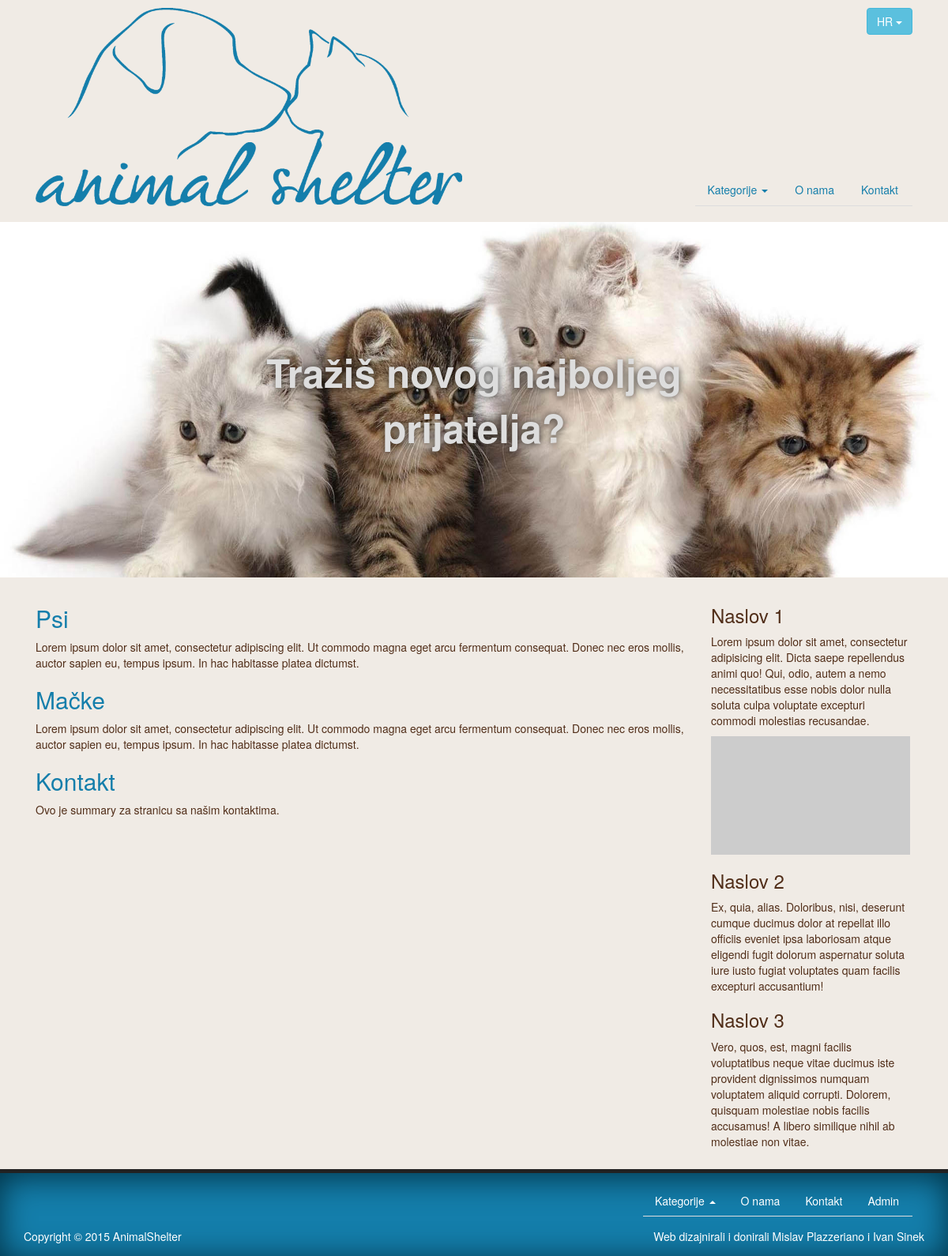
The page / on the database its author committed.
### tables this page shows
CREATE TABLE IF NOT EXISTS `articles` (
  `id` int(11) NOT NULL AUTO_INCREMENT,
  `title` varchar(255) NOT NULL,
  `body` longtext,
  `lang` varchar(2) NOT NULL,
  `url` varchar(255) NOT NULL,
  `in_menu` bit(1) NOT NULL,
  `menu_weight` int(11) DEFAULT NULL,
  `summary` text,
  `on_homepage` bit(1) NOT NULL,
  `translation_of` int(11) DEFAULT NULL,
  PRIMARY KEY (`id`)
);

CREATE TABLE IF NOT EXISTS `categories` (
  `id` int(11) NOT NULL AUTO_INCREMENT,
  `title` varchar(50) NOT NULL,
  `body` longtext,
  `lang` varchar(2) NOT NULL,
  `url` varchar(256) DEFAULT NULL,
  `summary` text,
  `on_homepage` bit(1) NOT NULL,
  `translation_of` int(11) DEFAULT NULL,
  PRIMARY KEY (`id`)
);

### site_control.php (called while the page is built, shortened)
<?php
	$URLRewriting = true;
	$conn = new mysqli('localhost', 'root', 'root', 'animal_shelter') or die("Connection failed!");
	$conn->set_charset('utf8');
	$static_words = [];
	$sql = "SELECT word_id, word FROM static_words WHERE lang like '".$_SESSION['lang']."';";
	$result = $conn->query($sql);
	while($word = $result->fetch_assoc()) {
		$static_words[$word['word_id']] = $word['word'];
	}
	$is_homepage = true;
?>

### templates/homepage.php (the view)
<?php
	$sql = "SELECT title, url, summary FROM categories WHERE url IS NOT NULL AND summary IS NOT NULL AND on_homepage = 1 AND lang like '".$_SESSION['lang']."';";
	$result = $conn->query($sql);
?>
<?php if ($result && $result->num_rows > 0): ?>
	<?php while($article = $result->fetch_assoc()) : ?>
		<article>
			<h2><a href="/<?php echo $article['url'] ?>"><?php echo $article['title'] ?></a></h2>
			<?php echo $article['summary'] ?>
		</article>
	<?php endwhile; ?>
<?php endif ?>
<?php
	$sql = "SELECT title, url, summary FROM articles WHERE url IS NOT NULL AND on_homepage = 1 AND lang like '".$_SESSION['lang']."';";
	$result = $conn->query($sql);
?>
<?php if ($result && $result->num_rows > 0): ?>
	<?php while($article = $result->fetch_assoc()) : ?>
		<article>
			<h2><a href="/<?php echo $article['url'] ?>"><?php echo $article['title'] ?></a></h2>
			<?php echo $article['summary'] ?>
		</article>
	<?php endwhile; ?>
<?php endif ?>

### header.php (shortened to what this page needs)
<?php
	$sql = "SELECT title, url FROM categories WHERE url IS NOT NULL AND lang like '".$_SESSION['lang']."';";
	$result = $conn->query($sql);
?>
<header>
	<div class="row">
		<div class="container clearfix">
			<div class="col-sm-6 col-xs-10"><a class="site-logo" href="/"><img src="/images/logo.png"></a></div>
			<div class="col-sm-6 col-xs-2">
				<nav class="collapse navbar-collapse">
					<ul class="nav nav-tabs">
						<?php if($result && $result->num_rows > 0) : ?>
							<li role="presentation" class="dropdown">
								<a class="dropdown-toggle" data-toggle="dropdown" href="#" role="button" aria-expanded="false">
									<?php print isset($static_words['categories']) ? $static_words['categories'] : '' ?> <span class="caret"></span>
								</a>
							</li>
						<?php endif; ?>
						<?php
							$sql = "SELECT title, url FROM articles WHERE url IS NOT NULL AND in_menu = 1 AND lang like '".$_SESSION['lang']."' ORDER BY menu_weight;";
							$result = $conn->query($sql);
						?>
						<?php if($result && $result->num_rows > 0) : ?>
							<?php while($link = $result->fetch_assoc()) : ?>
								<li role="presentation"><a href="/<?php print $URLRewriting ? $link['url'] : 'index.php?article='.$link['url'] ?>"><?php print $link['title'] ?></a></li>
							<?php endwhile; ?>
						<?php endif; ?>
					</ul>
				</nav>
				<div id="lang-select" class="btn-group">
					<button type="button" class="btn btn-info dropdown-toggle" data-toggle="dropdown" aria-expanded="false">
						<?php print strtoupper($_SESSION['lang']) ?> <span class="caret"></span>
					</button>
				</div>
			</div>
		</div>
	</div>
	<div class="row">
		<div class="col-md-12">&nbsp;</div>
	</div>
	<?php if($is_homepage) : ?>
		<div class="row slideshow">
			<ul>
				<li><img src="/images/header1.jpg" alt="Header slider 1"></li>
			</ul>
			<div class="container clearfix">
				<div class="col-md-12">
					<div class="slideshow-title"><?php print isset($static_words['homepage_slideshow_message']) ? $static_words['homepage_slideshow_message'] : '' ?></div>
				</div>
			</div>
		</div>
	<?php endif; ?>
</header>

### footer.php (shortened to what this page needs)
<?php
	$sql = "SELECT title, url FROM categories WHERE url IS NOT NULL AND lang like '".$_SESSION['lang']."';";
	$result = $conn->query($sql);
?>
<footer>
	<div class="container clearfix">
		<div class="row">
			<div class="col-xs-12">
				<nav class="collapse navbar-collapse">
					<ul class="nav nav-tabs">
						<?php if($result->num_rows > 0) : ?>
							<li role="presentation" class="dropup">
								<a class="dropdown-toggle" data-toggle="dropdown" href="#" role="button" aria-expanded="false">
									<?php print isset($static_words['categories']) ? $static_words['categories'] : '' ?> <span class="caret"></span>
								</a>
							</li>
						<?php endif; ?>
						<?php
							$sql = "SELECT title, url FROM articles WHERE url IS NOT NULL AND in_menu = 1 AND lang like '".$_SESSION['lang']."' ORDER BY menu_weight;";
							$result = $conn->query($sql);
						?>
						<?php if($result && $result->num_rows > 0) : ?>
							<?php while($link = $result->fetch_assoc()) : ?>
								<li><a href="/<?php print $URLRewriting ? $link['url'] : 'index.php?article='.$link['url'] ?>"><?php print $link['title'] ?></a></li>
							<?php endwhile; ?>
						<?php endif; ?>
						<li role="presentation"><a href="/<?php print $URLRewriting ? 'admin' : 'admin.php' ?>">Admin</a></li>
					</ul>
				</nav>
			</div>
		</div>
		<div class="row">
			<div class="col-md-6">
				<span>Copyright &copy; 2015 AnimalShelter</span>
			</div>
			<div class="col-md-6" style="text-align: right;">
				<span>
					<?php print isset($static_words['footer_donated_by']) ? $static_words['footer_donated_by'] : '' ?>
				</span>
			</div>
		</div>
	</div>
</footer>

### css/style.css (style rules this page uses)
body { color: #512E19; background: #F0EBE5; }
a { color: #147eab; }
header { padding-top: 10px; }
header .container { position: relative; display: flex; }
header .row:first-of-type { z-index: 10; }
header a.site-logo { max-width: 400px; }
header a.site-logo img { max-width: 100%; }
header #lang-select { float: right; }
header nav { position: absolute; bottom: 0; right: 0; }
header > .row { margin: 0; }
header .slideshow { position: relative; overflow: hidden; }
header .slideshow .container { height: 450px; }
header .slideshow ul { margin: 0; padding: 0; position: absolute; left: 0; right: 0; top: 0; bottom: 0; list-style-type: none; }
header .slideshow ul li img { position: absolute; top: 50%; left: 50%; -ms-transform: translate(-50%, -50%); -webkit-transform: translate(-50%, -50%); transform: translate(-50%, -50%); min-height: 100%; max-width: 100%; }
body > header > div.row.slideshow > div > div { margin: 0 auto; }
header .slideshow .slideshow-title { font-weight: bold; font-size: 3.5em; text-align: center; -ms-transform: translate(-50%, -50%); -webkit-transform: translate(-50%, -50%); transform: translate(-50%, -50%); position: absolute; top: 50%; left: 50%; text-shadow: 0px 1px 10px rgba(0, 0, 0, 0.75); color: #DDD; }
footer { border-top: 5px solid #222; background: #147EAB; -webkit-box-shadow: inset 0px 5px 40px 0px rgba(0,48,66,1); -moz-box-shadow: inset 0px 5px 40px 0px rgba(0,48,66,1); box-shadow: inset 0px 5px 40px 0px rgba(0,48,66,1); color: white; padding: 15px; z-index: 10; margin: 0; }
footer .row:first-of-type { text-align: right; margin-bottom: 15px; }
footer .row:first-of-type > * { text-align: left; }
footer ul.nav-tabs { float: right; }
footer ul.nav-tabs > li > a { border: none; background: none; color: white; }

### rows shown on the page
articles: title "O nama"
articles: title "Kontakt", summary "Ovo je summary za stranicu sa našim kontaktima."
categories: title "Psi", summary "Lorem ipsum dolor sit amet, consectetur adipiscing elit. Ut commodo magna eget arcu fermentum consequat. Donec nec eros mollis, auctor sapien eu, tempus ipsum. In hac habitasse platea dictumst."
categories: title "Mačke", summary "Lorem ipsum dolor sit amet, consectetur adipiscing elit. Ut commodo magna eget arcu fermentum consequat. Donec nec eros mollis, auctor sapien eu, tempus ipsum. In hac habitasse platea dictumst."

### other values the page prints
$static_words['categories'] "Kategorije"
$_SESSION['lang'] "HR"
$static_words['homepage_slideshow_message'] "Tražiš novog najboljeg prijatelja?"
$static_words['footer_donated_by'] "Web dizajnirali i donirali Mislav Plazzeriano i Ivan Sinek"
